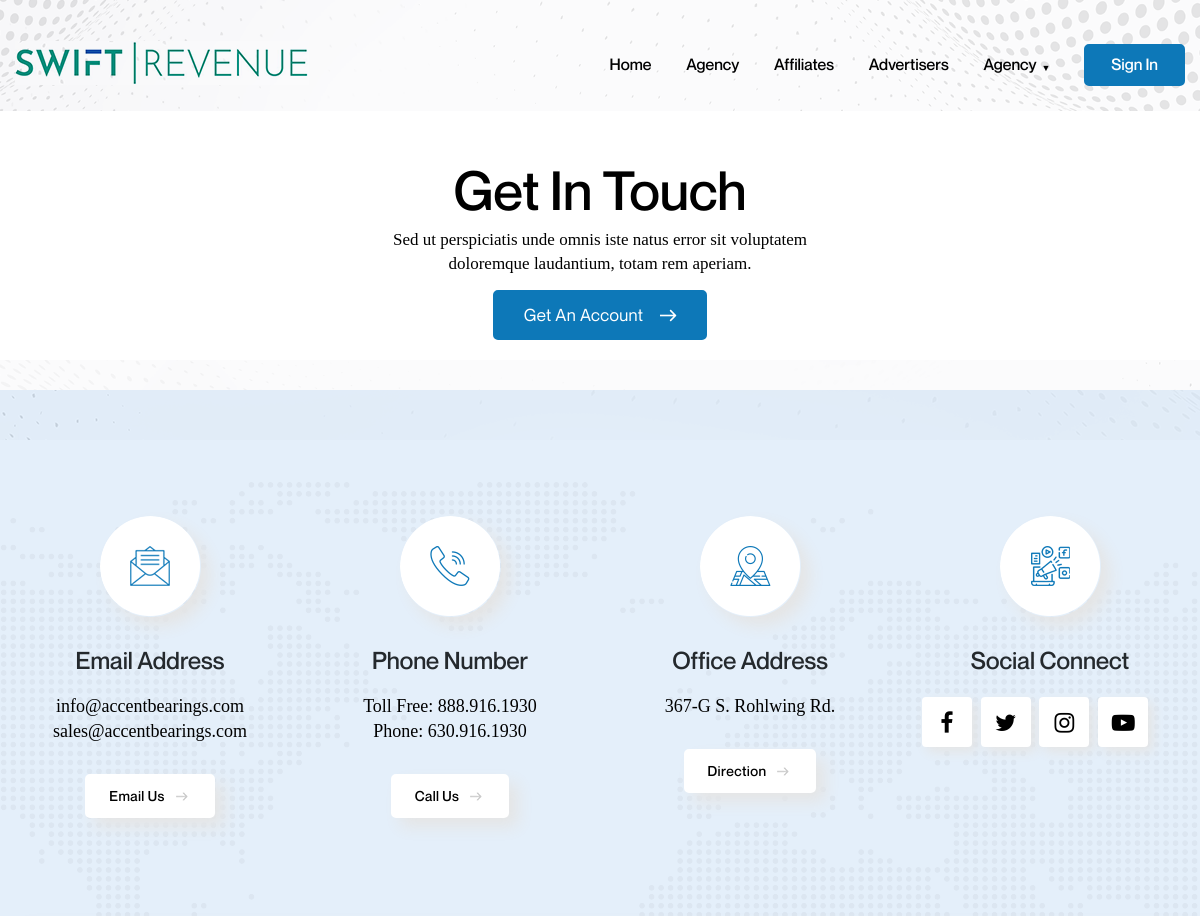
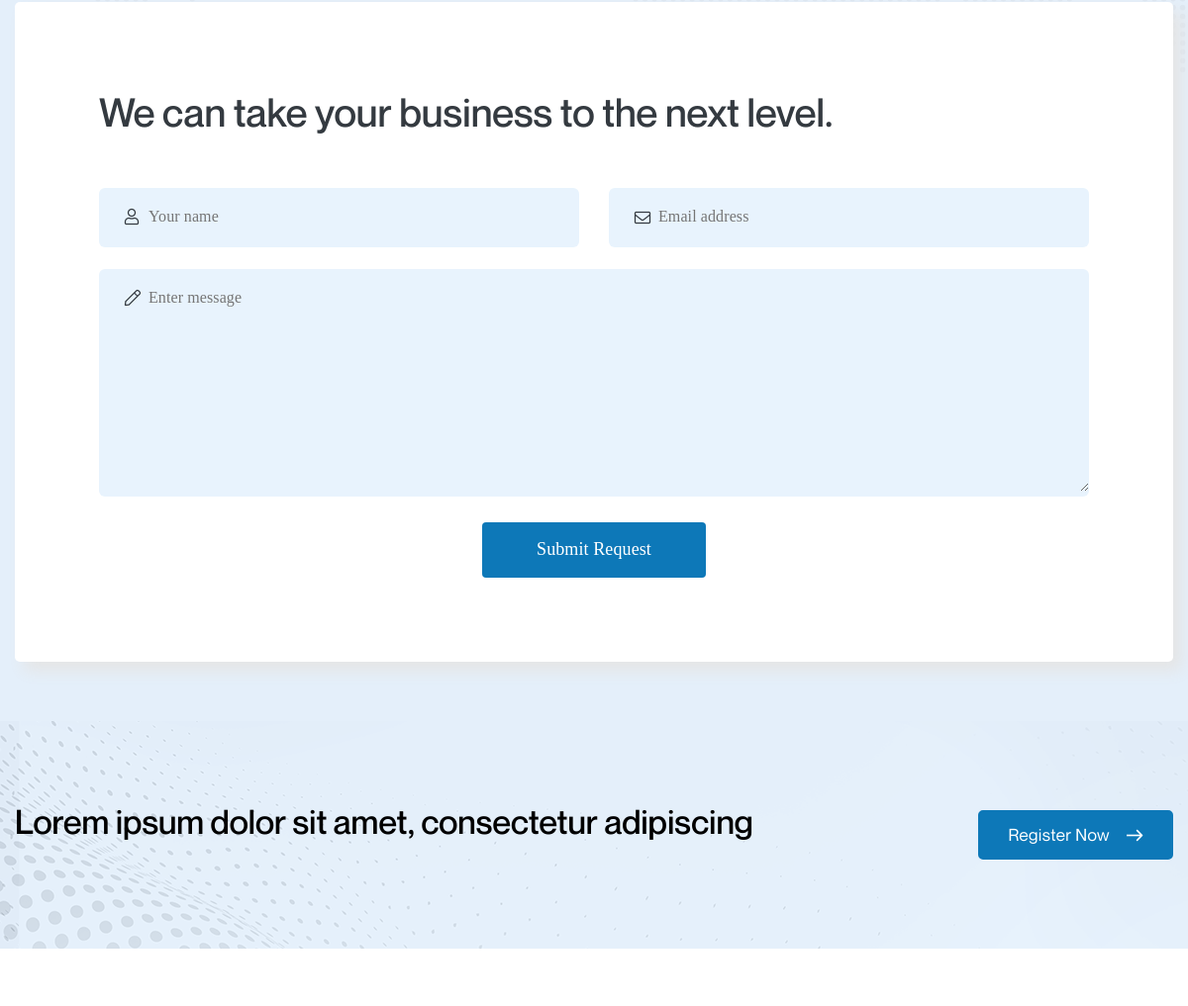
The app's page /contact-us (upper part), older data (2 pictures, top to bottom).
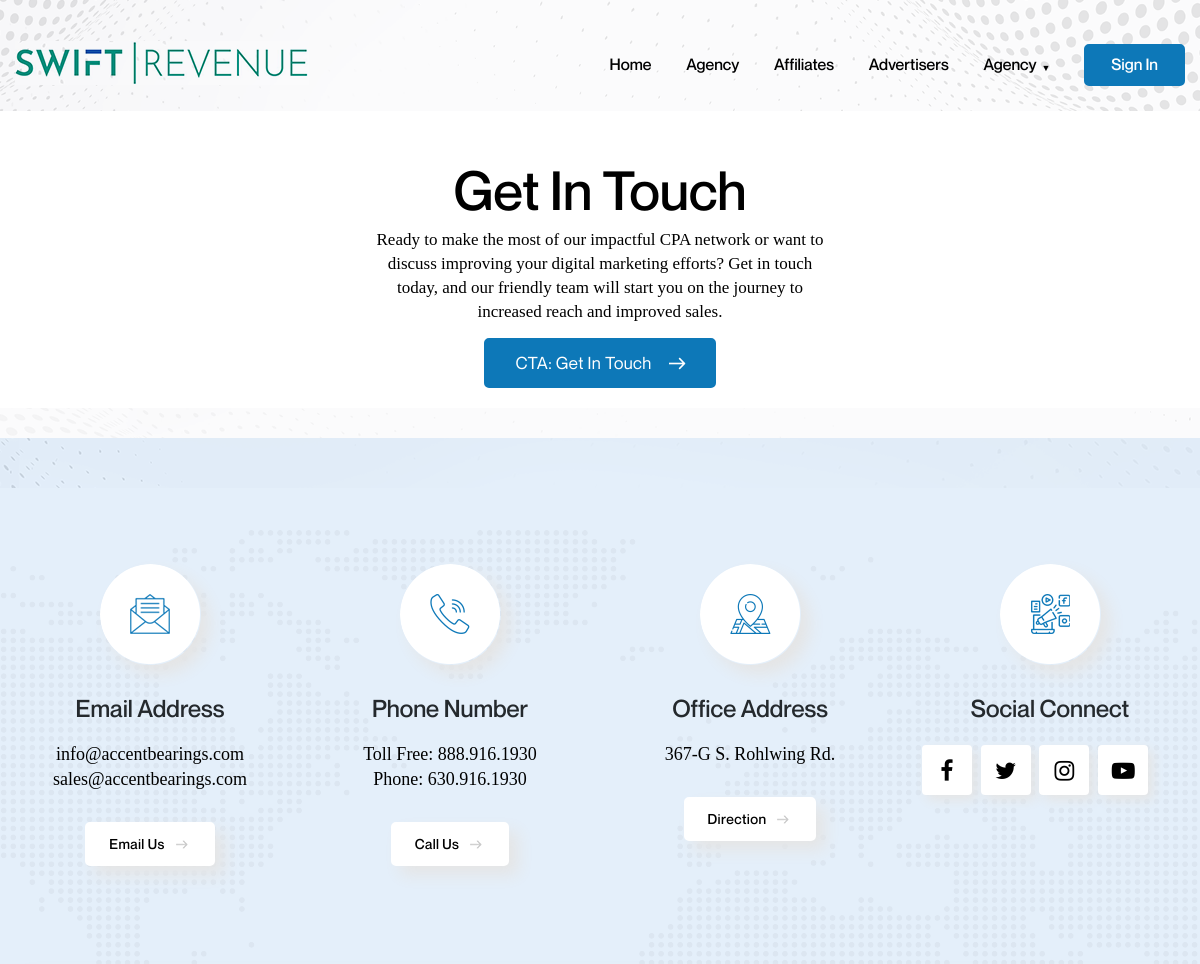
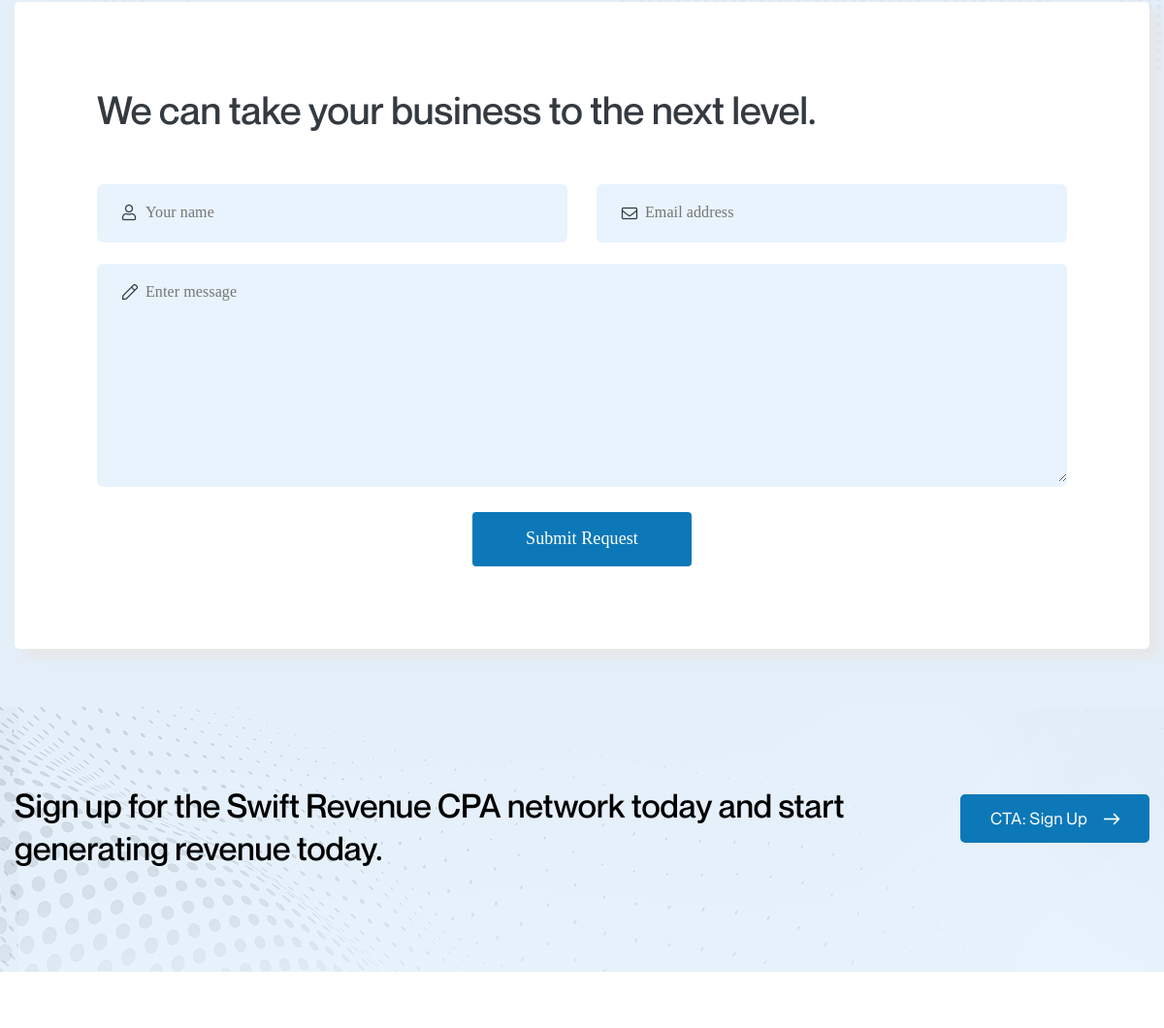
The same page, newer data (2 pictures, top to bottom).
### base/models.py (models this page shows, shortened)
class ContactPage(models.Model):
    contact_text = models.CharField(max_length=200, blank=True, null=True)
    contact_paragraph= models.TextField(blank=True, null=True)
    contact_button_text = models.CharField(max_length=200, blank=True, null=True)
    contact_button_url = models.CharField(max_length=200, blank=True, null=True)
    email_heading = models.CharField(max_length=200, blank=True, null=True)
    email = models.EmailField(blank=True, null=True)
    email2 = models.EmailField(blank=True, null=True)
    email_us = models.CharField(max_length=200, blank=True, null=True)
    phone_heading = models.CharField(max_length=200, blank=True, null=True)
    phone = models.CharField(max_length=200, blank=True, null=True)
    address_heading = models.CharField(max_length=200, blank=True, null=True)
    address = models.TextField(blank=True, null=True)
    map_link_name=models.CharField(max_length=200, blank=True, null=True)
    map_link = models.URLField(blank=True, null=True)
    social_heading=models.CharField(max_length=200, blank=True, null=True)
    facebook_link = models.URLField( blank=True, null=True)
    twitter_link = models.URLField(blank=True, null=True)
    instagram_link = models.URLField(blank=True, null=True)
    youtube_link = models.URLField(blank=True, null=True)
    business_heading= models.CharField(max_length=200, blank=True, null=True)
    register_button_text = models.CharField(max_length=50, blank=True, null=True)
    register_button_url = models.URLField(blank=True, null=True)
    register_heading =models.TextField(blank=True, null=True)
    register_pargraph = models.TextField(blank=True, null=True)

### base/views.py (the view)
# urls.py: path('contact-us', views.contact, name='contact'),
def contact(request):
    context = {}
    contact, created = ContactPage.objects.get_or_create(id=1)
    context['i'] = contact
    return render(request, 'contact.html', context)

### base/templates/contact.html (shortened to what this page needs)
{% extends 'base.html' %}
       {% load static %}
      {% block pageheading %}
<div class="padding12LR">
<h1>{{i.contact_text}}</h1>
<p>{{i.contact_paragraph}}</p>
<a href="{{i.contact_button_url}}" class="link">{{i.contact_button_text}}</a>
</div>
{% endblock %}
{% block content %}
<div class="contactPage">
<div class="container">
<div class="row">
<div class="col-md-3 col-sm-6">
<div class="fixSizeBox">
<span></span>
<h4>Email Address</h4>
<p>info@accentbearings.com <br>
sales@accentbearings.com</p>
<a href="mailto:info@accentbearings.com" class="link">Email Us </a>
</div>
</div>
<div class="col-md-3 col-sm-6">
<div class="fixSizeBox fixSizeBox2">
<span></span>
<h4>{{i.phone_heading}}</h4>
<p>Toll Free: 888.916.1930 <br>
Phone: {{i.phone}}</p>
<a href="tel:+{{phone}}" class="link">Call Us   </a>
</div>
</div>
<div class="col-md-3 col-sm-6">
<div class="fixSizeBox fixSizeBox3">
<span></span>
<h4>{{i.address_heading}}</h4>
<p>{{i.address}}</p>
<a href="{{i.map_link}}" target="_blank" class="link">{{i.map_link_name}}</a>
</div>
</div>
<div class="col-md-3 col-sm-6">
<div class="fixSizeBox fixSizeBox4">
<span></span>
<h4>{{i.social_heading}}</h4>
<ul class="logoSocialF logoSocialFContact">
<li><a href="{{i.facebook_link}}"><i class="fa fa-facebook"></i></a></li>
<li><a href="{{i.twitter_link}}"><i class="fa fa-twitter"></i></a></li>
<li><a href="{{i.instagram_link}}"><i class="fa fa-instagram"></i></a></li>
<li><a href="{{i.youtube_link}}"><i class="fa fa-youtube-play"></i></a></li>
</ul>
</div>
</div>
</div>
<div class="formAreaContact">
<h2>{{i.business_heading}}
</h2>
<div class="formInnerContact">
<div class="row">
<div class="col-md-6 col-sm-6"><div class="iconText"><input type="text" placeholder="Your name" /></div></div>
<div class="col-md-6 col-sm-6"><div class="iconText iconText2"><input type="email" placeholder="Email address" /></div></div>
<div class="col-md-12 col-sm-12"><div class="iconText iconText3 iconTextHeightAuto"><textarea placeholder="Enter message"></textarea></div></div>
<div class="col-md-12 col-sm-12 text-center"><input type="submit" value="Submit Request" /></div>
</div>
</div>
</div>
</div>
</div>
<div class="businessModel2 mt0">
<div class="container">
<div class="topSpace56 mt0">
<div class="row">
<div class="col-md-9 col-sm-8">
<h2>{{i.register_heading}}</h2>
</div>
<div class="col-md-3 col-sm-4 rightbtnww">
<a href="{{i.register_button_url}}" class="link">{{i.register_button_text}}</a>
</div>
</div>
</div>
</div>
</div>
{% endblock %}

Row changes from the older to the newer data that the page shows:
changed ContactPage "Get In Touch": contact_paragraph "Sed ut perspiciatis unde omnis iste natus error sit voluptatem doloremque laudantium, totam rem aperiam." → "Ready to make the most of our impactful CPA network or want to discuss improving your digital marketing efforts? Get in touch today, and our friendly team will start you on the journey to increased reach and improved sales."; contact_button_text "Get An Account" → "CTA: Get In Touch"; register_heading "Lorem ipsum dolor sit amet, consectetur adipiscing" → "Sign up for the Swift Revenue CPA network today and start generating revenue today."; register_button_text "Register Now" → "CTA: Sign Up"
